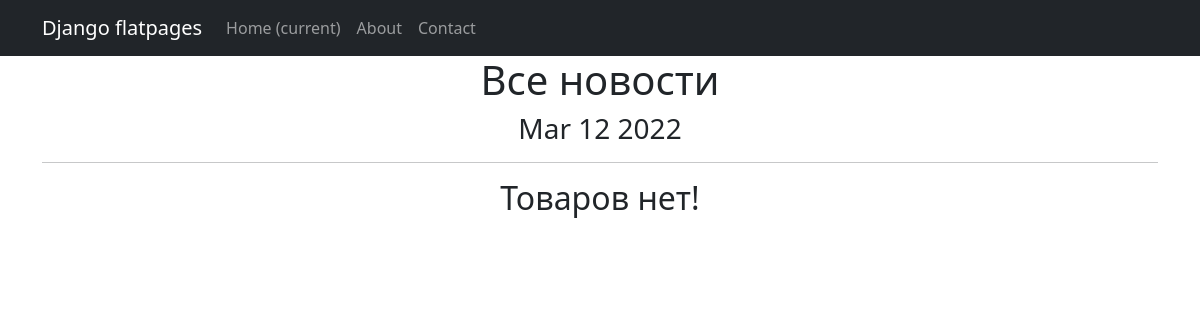
Before: /news/ with the older database file.
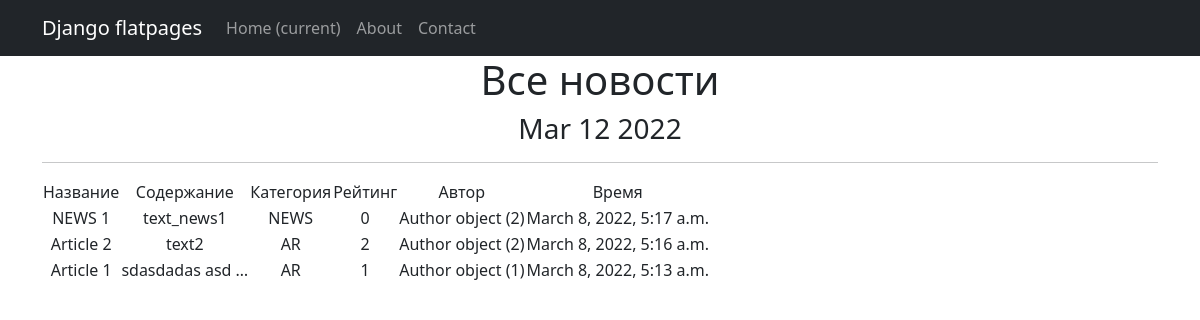
After: the same page with the newer database file.
### News_Portal/models.py (models this page shows, shortened)
class Post(models.Model):
    title = models.CharField(max_length=255)
    text = models.TextField()
    rating = models.SmallIntegerField(default=0)
    NEWS = 'NW'
    ARTICLE = 'AR'
    CAT_CHOICES = (
        (NEWS, 'Новость'),
        (ARTICLE, 'Статья'),
    )
    type = models.CharField(max_length=2, choices=CAT_CHOICES, default=ARTICLE)
    time = models.DateTimeField(auto_now_add=True)
    author = models.ForeignKey(Author, on_delete=models.CASCADE)
    category = models.ManyToManyField(Category, through='PostCategory')

class Author(models.Model):
    user = models.OneToOneField(User, on_delete=models.CASCADE)
    rating = models.SmallIntegerField(default=0)

### News_Portal/views.py (the view)
# urls.py: path('', PostList.as_view()),
class PostList(ListView):
    model = Post  # указываем модель, объекты которой мы будем выводить
    template_name = 'news.html'  # указываем имя шаблона, в котором будет лежать HTML, в котором будут все инструкции о том, как именно пользователю должны вывестись наши объекты
    context_object_name = 'news'  # это имя списка, в котором будут лежать все объекты, его надо указать, чтобы обратиться к самому списку объектов через HTML-шаблон
    queryset = Post.objects.order_by('-id')
    def get_context_data(self, **kwargs):
        context = super().get_context_data(**kwargs)
        context['time_now'] = datetime.utcnow()  # добавим переменную текущей даты time_now
        context[
            'value1'] = None  # добавим ещё одну пустую переменную, чтобы на её примере посмотреть работу другого фильтра
        return context

### templates/news.html (shortened to what this page needs)
{% extends 'flatpages/default.html' %}
{% block content %}
    <h1>Все новости</h1>
    <h3>{{ time_now|date:'M d Y' }}</h3>
    <hr>
    {% if news %}
        <table>
            <tr>
                <td>
                    Название
                </td>
                <td>
                    Содержание
                </td>
                <td>
                    Категория
                </td>
                <td>
                    Рейтинг
                </td>
                <td>
                    Автор
                </td>
                <td>
                    Время
                </td>
            </tr>
         {% for new in news %}
            <tr>
                <td>
                    {{ new.title }}
                </td>
                <td>
                    {{ new.text|truncatechars:15 }}
                </td>
                <td>
                    {{ new.type }}
                </td>
                <td>
                    {{ new.rating }}
                </td>
                <td>
                    {{ new.author }}
                </td>
                <td>
                    {{ new.time }}
                </td>
            </tr>
        {% endfor %}
        </table>
    {% else %}
        <h2>Товаров нет!</h2>
    {% endif %}
{% endblock content %}

### templates/flatpages/default.html (shortened to what this page needs)
<!DOCTYPE html>
<html lang="en">
    <head>
         {% load static %}
        <link href="{% static 'css/styles.css' %}" rel="stylesheet" />
    </head>
    <body>
        <nav class="navbar navbar-expand-lg navbar-dark bg-dark static-top">
           <div class="container">
               <a class="navbar-brand" href="#">Django flatpages</a>
               <div class="collapse navbar-collapse" id="navbarResponsive">
                   <ul class="navbar-nav ml-auto">
                       <li class="nav-item active">
                           <a class="nav-link" href="#">Home
                               <span class="sr-only">(current)</span>
                           </a>
                       </li>
                       <li class="nav-item">
                           <a class="nav-link" href="/about/">About</a>
                       </li>
                       <li class="nav-item">
                           <a class="nav-link" href="/contacts/">Contact</a>
                       </li>
                   </ul>
               </div>
           </div>
        </nav>
        <div class="container">
           <div class="row">
               <div class="col-lg-12 text-center">
                   {% block content %}{% endblock content %}
               </div>
           </div>
        </div>
    </body>
</html>

Changed rows visible on the page:
added Post: title "NEWS 1", text "text_news1", type "NEWS", rating "0", author "Author object (2)", time "March 8, 2022, 5:17 a.m."
added Post: title "Article 2", text "text2", type "AR", rating "2", author "Author object (2)", time "March 8, 2022, 5:16 a.m."
added Post: title "Article 1", text "sdasdadas asd …", type "AR", rating "1", author "Author object (1)", time "March 8, 2022, 5:13 a.m."
Other visible differences:
text no longer shown: "Товаров нет!"
text now shown: "Название Содержание Категория Рейтинг Автор Время"
